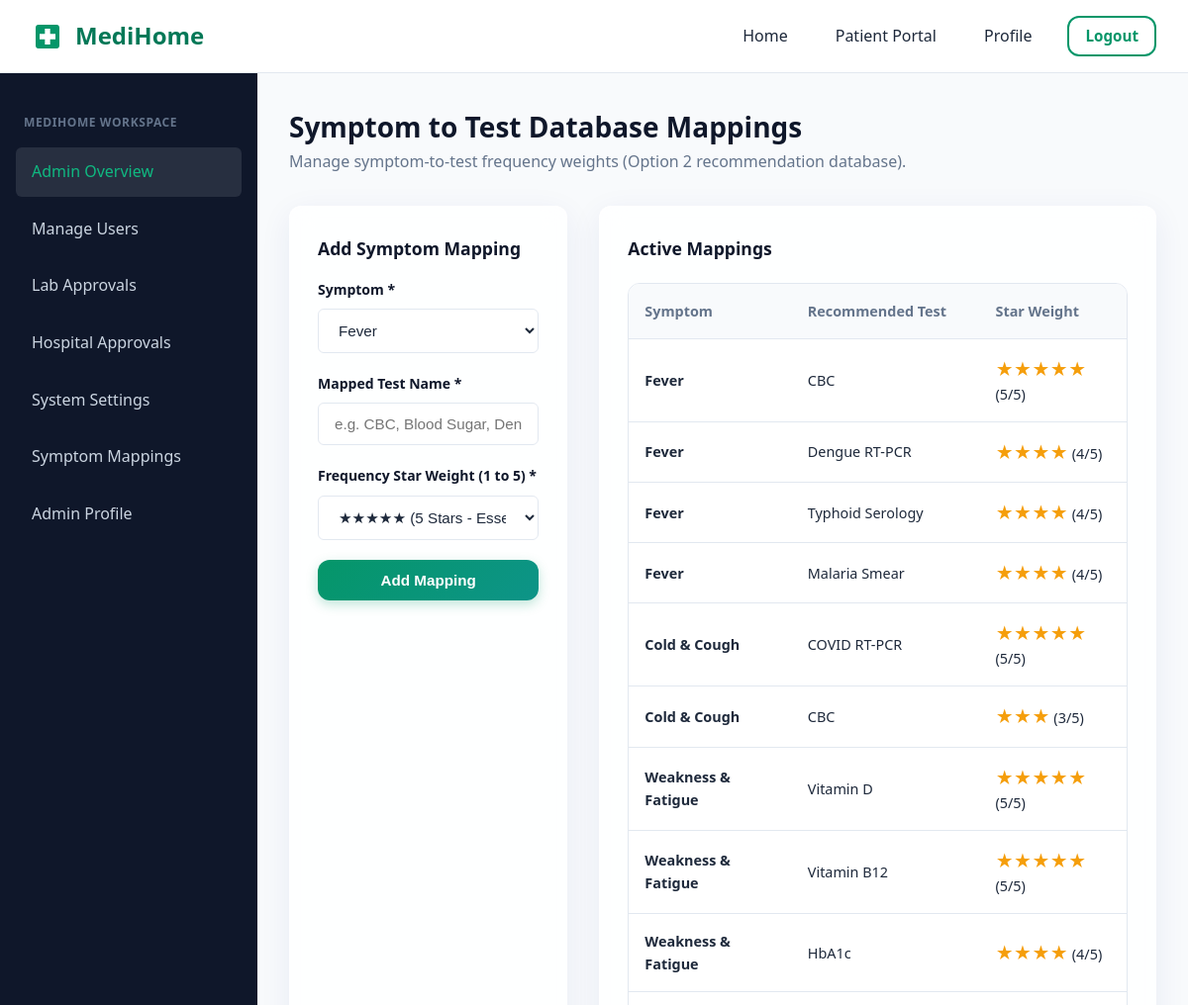
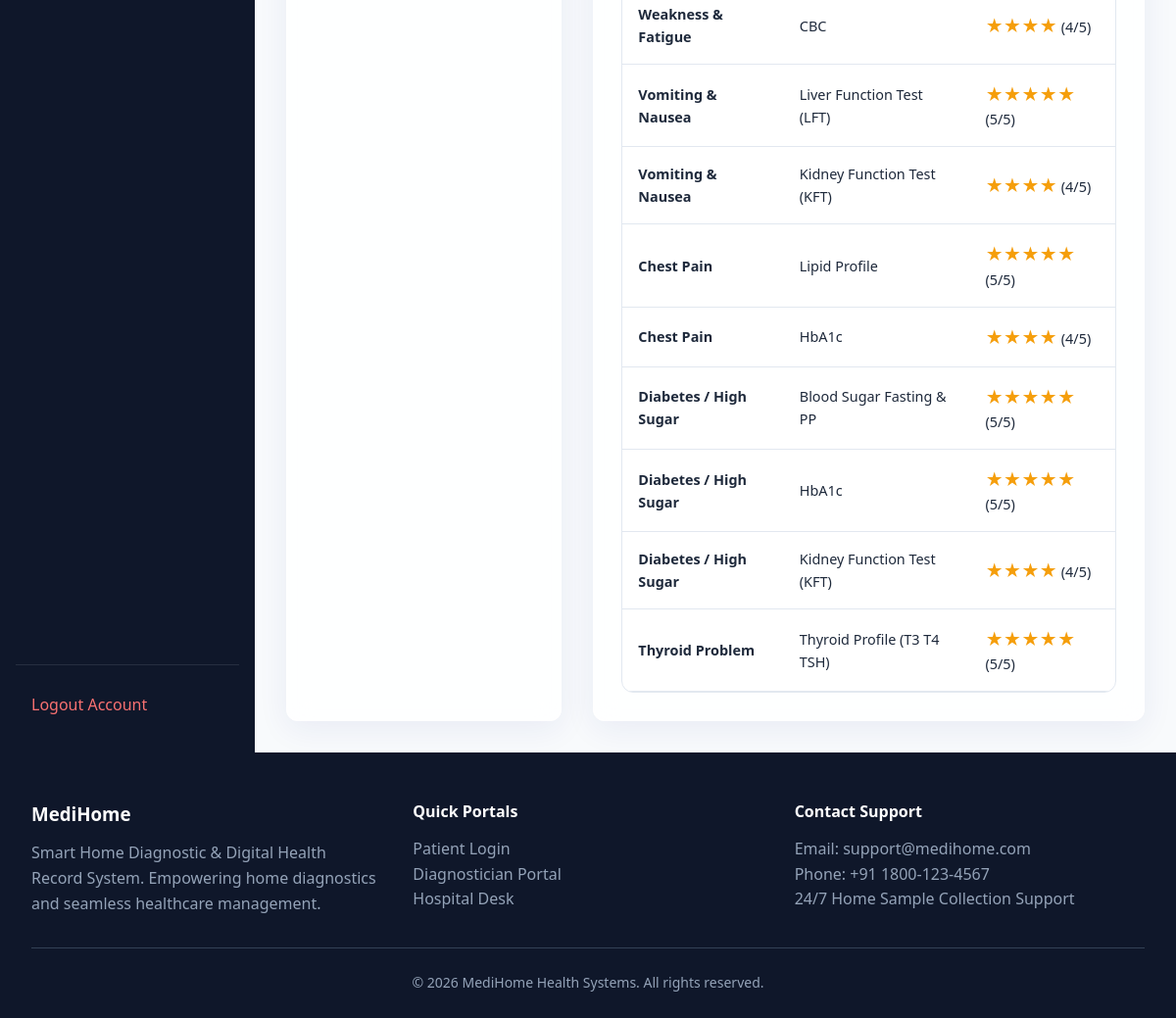
The app's page /adminpanel/symptom-mappings/ (signed in) with its own data (2 pictures, top to bottom).
### diagnostics/models.py (models this page shows, shortened)
class SymptomTestMapping(models.Model):
    symptom = models.ForeignKey(Symptom, on_delete=models.CASCADE, related_name='test_mappings')
    test_name = models.CharField(max_length=150)
    frequency_weight = models.PositiveIntegerField(default=3, help_text="1 to 5 scale star weight")
    class Meta:
        unique_together = ('symptom', 'test_name')
    def star_display(self):
        return '★' * self.frequency_weight

class Symptom(models.Model):
    name = models.CharField(max_length=100, unique=True)
    description = models.TextField(blank=True, null=True)

### adminpanel/views.py (the view, shortened to what this page needs)
# urls.py: path('symptom-mappings/', views.manage_symptom_mappings_view, name='manage_symptom_mappings'),
@admin_required
def manage_symptom_mappings_view(request):
    mappings = SymptomTestMapping.objects.select_related('symptom').all()
    symptoms = Symptom.objects.all()
    return render(request, 'adminpanel/symptom_mappings.html', {
        'mappings': mappings,
        'symptoms': symptoms
    })

### accounts/models.py (called while the page is built)
    def is_patient(self):
        return self.role == self.Role.PATIENT

    def is_diagnostician(self):
        return self.role == self.Role.DIAGNOSTICIAN

    def is_hospital(self):
        return self.role == self.Role.HOSPITAL

    def is_admin_role(self):
        return self.role == self.Role.ADMIN or self.is_superuser

### templates/adminpanel/symptom_mappings.html (shortened to what this page needs)
{% extends 'dashboard_base.html' %}
{% block dashboard_content %}
<div class="dashboard-header">
    <div>
        <h2 style="font-size: 1.75rem; color: var(--dark);">Symptom to Test Database Mappings</h2>
        <p style="color: var(--text-secondary);">Manage symptom-to-test frequency weights (Option 2 recommendation database).</p>
    </div>
</div>
<div style="display: grid; grid-template-columns: 1fr 2fr; gap: 2rem;">
    <div class="glass-card">
        <h3 style="font-size: 1.1rem; color: var(--dark); margin-bottom: 1rem;">Add Symptom Mapping</h3>
        <form method="POST" action="." class="needs-validation">
            <div class="form-group">
                <label class="form-label">Symptom *</label>
                <select name="symptom_id" class="form-control" required>
                    {% for sym in symptoms %}
                        <option value="{{ sym.id }}">{{ sym.name }}</option>
                    {% endfor %}
                </select>
            </div>
            <div class="form-group">
                <label class="form-label">Mapped Test Name *</label>
                <input type="text" name="test_name" class="form-control" placeholder="e.g. CBC, Blood Sugar, Dengue RT-PCR" required>
            </div>
            <div class="form-group">
                <label class="form-label">Frequency Star Weight (1 to 5) *</label>
                <select name="frequency_weight" class="form-control" required>
                    <option value="5">★★★★★ (5 Stars - Essential)</option>
                </select>
            </div>
            <button type="submit" class="btn btn-primary" style="width: 100%;">Add Mapping</button>
        </form>
    </div>
    <div class="glass-card">
        <h3 style="font-size: 1.1rem; color: var(--dark); margin-bottom: 1.25rem;">Active Mappings</h3>
        <div class="table-container">
            <table class="custom-table">
                <thead>
                    <tr>
                        <th>Symptom</th>
                        <th>Recommended Test</th>
                        <th>Star Weight</th>
                    </tr>
                </thead>
                <tbody>
                    {% for map in mappings %}
                    <tr>
                        <td><strong>{{ map.symptom.name }}</strong></td>
                        <td>{{ map.test_name }}</td>
                        <td><span style="color: #f59e0b; font-size: 1.1rem;">{{ map.star_display }}</span> ({{ map.frequency_weight }}/5)</td>
                    </tr>
                    {% empty %}
                    <tr>
                        <td colspan="3" style="text-align: center; padding: 2rem; color: var(--text-muted);">
                            No symptom mappings created yet.
                        </td>
                    </tr>
                    {% endfor %}
                </tbody>
            </table>
        </div>
    </div>
</div>
{% endblock %}

### static/css/style.css (style rules this page uses)
:root { --primary: #059669; --primary-hover: #047857; --primary-light: #d1fae5; --secondary: #0d9488; --accent: #10b981; --dark: #0f172a; --dark-surface: #1e293b; --text-primary: #1e293b; --text-secondary: #64748b; --text-muted: #94a3b8; --bg-light: #f8fafc; --white: #ffffff; --border: #e2e8f0; --shadow-sm: 0 1px 2px 0 rgba(0, 0, 0, 0.05); --shadow-md: 0 4px 6px -1px rgba(0, 0, 0, 0.1), 0 2px 4px -1px rgba(0, 0, 0, 0.06); --shadow-lg: 0 10px 15px -3px rgba(0, 0, 0, 0.1), 0 4px 6px -2px rgba(0, 0, 0, 0.05); --glass-bg: rgba(255, 255, 255, 0.85); --glass-border: rgba(255, 255, 255, 0.6); --glass-shadow: 0 8px 32px 0 rgba(31, 38, 135, 0.07); --radius-sm: 6px; --radius-md: 12px; --radius-lg: 20px; --transition: all 0.25s cubic-bezier(0.4, 0, 0.2, 1); }
* { margin: 0; padding: 0; box-sizing: border-box; }
body { font-family: system-ui, -apple-system, BlinkMacSystemFont, 'Segoe UI', Roboto, Oxygen, Ubuntu, Cantarell, 'Open Sans', 'Helvetica Neue', sans-serif; background-color: var(--bg-light); color: var(--text-primary); line-height: 1.6; min-height: 100vh; display: flex; flex-direction: column; }
.glass-card { background: var(--glass-bg); backdrop-filter: blur(12px); -webkit-backdrop-filter: blur(12px); border: 1px solid var(--glass-border); box-shadow: var(--glass-shadow); border-radius: var(--radius-md); padding: 1.75rem; transition: var(--transition); }
.btn { display: inline-flex; align-items: center; justify-content: center; gap: 0.5rem; padding: 0.75rem 1.5rem; font-size: 0.95rem; font-weight: 600; border-radius: var(--radius-md); border: none; cursor: pointer; transition: var(--transition); }
.btn-primary { background: linear-gradient(135deg, var(--primary) 0%, var(--secondary) 100%); color: var(--white); box-shadow: 0 4px 12px rgba(5, 150, 105, 0.25); }

### static/css/components.css (style rules this page uses)
.form-group { margin-bottom: 1.25rem; }
.form-label { display: block; font-size: 0.875rem; font-weight: 600; margin-bottom: 0.5rem; color: var(--dark); }
.form-control { width: 100%; padding: 0.75rem 1rem; font-size: 0.95rem; border: 1px solid var(--border); border-radius: var(--radius-sm); background: var(--white); color: var(--text-primary); transition: var(--transition); }
.table-container { width: 100%; overflow-x: auto; border-radius: var(--radius-md); border: 1px solid var(--border); background: var(--white); }
.custom-table { width: 100%; border-collapse: collapse; text-align: left; font-size: 0.9rem; }
.custom-table th { background: #f8fafc; padding: 1rem; font-weight: 600; color: var(--text-secondary); border-bottom: 1px solid var(--border); }
.custom-table td { padding: 1rem; border-bottom: 1px solid var(--border); }

### static/css/dashboard.css (style rules this page uses)
.dashboard-header { display: flex; justify-content: space-between; align-items: center; margin-bottom: 2rem; }

### records on screen
SymptomTestMapping: symptom.name "Fever", test_name "CBC", star_display "★★★★★", frequency_weight "5"
SymptomTestMapping: symptom.name "Fever", test_name "Dengue RT-PCR", star_display "★★★★", frequency_weight "4"
SymptomTestMapping: symptom.name "Fever", test_name "Typhoid Serology", star_display "★★★★", frequency_weight "4"
SymptomTestMapping: symptom.name "Fever", test_name "Malaria Smear", star_display "★★★★", frequency_weight "4"
SymptomTestMapping: symptom.name "Cold & Cough", test_name "COVID RT-PCR", star_display "★★★★★", frequency_weight "5"
SymptomTestMapping: symptom.name "Cold & Cough", test_name "CBC", star_display "★★★", frequency_weight "3"
SymptomTestMapping: symptom.name "Weakness & Fatigue", test_name "Vitamin D", star_display "★★★★★", frequency_weight "5"
SymptomTestMapping: symptom.name "Weakness & Fatigue", test_name "Vitamin B12", star_display "★★★★★", frequency_weight "5"
SymptomTestMapping: symptom.name "Weakness & Fatigue", test_name "HbA1c", star_display "★★★★", frequency_weight "4"
SymptomTestMapping: symptom.name "Weakness & Fatigue", test_name "CBC", star_display "★★★★", frequency_weight "4"
SymptomTestMapping: symptom.name "Vomiting & Nausea", test_name "Liver Function Test (LFT)", star_display "★★★★★", frequency_weight "5"
SymptomTestMapping: symptom.name "Vomiting & Nausea", test_name "Kidney Function Test (KFT)", star_display "★★★★", frequency_weight "4"
SymptomTestMapping: symptom.name "Chest Pain", test_name "Lipid Profile", star_display "★★★★★", frequency_weight "5"
SymptomTestMapping: symptom.name "Chest Pain", test_name "HbA1c", star_display "★★★★", frequency_weight "4"
SymptomTestMapping: symptom.name "Diabetes / High Sugar", test_name "Blood Sugar Fasting & PP", star_display "★★★★★", frequency_weight "5"
SymptomTestMapping: symptom.name "Diabetes / High Sugar", test_name "HbA1c", star_display "★★★★★", frequency_weight "5"
SymptomTestMapping: symptom.name "Diabetes / High Sugar", test_name "Kidney Function Test (KFT)", star_display "★★★★", frequency_weight "4"
SymptomTestMapping: symptom.name "Thyroid Problem", test_name "Thyroid Profile (T3 T4 TSH)", star_display "★★★★★", frequency_weight "5"

### other values on screen
form field symptom_id "Fever"
